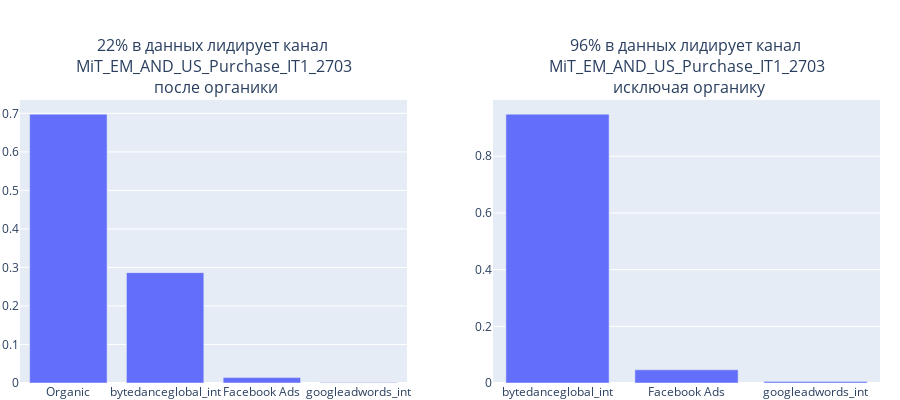

The notebook cell saved with this chart:
### Code cell
# Построим график в plotly 


# С учетом органики
df1 = geo_daily_report_sql.media_source.value_counts(normalize=True).reset_index()

# Без учета органики
df2 = geo_daily_report_sql.query('media_source != "Organic"').media_source.value_counts(normalize=True).reset_index()

fig1 = px.bar(df1.loc[:5],             
             x='index', 
             y='media_source'
             )

fig2 = px.bar(df2.loc[:5],             
             x='index', 
             y='media_source'
             )

fig = make_subplots(rows=1, 
                    cols=2, 
                    
                    subplot_titles=('22% в данных лидирует канал <br> MiT_EM_AND_US_Purchase_IT1_2703 <br> после органики', 
                                    '96% в данных лидирует канал <br> MiT_EM_AND_US_Purchase_IT1_2703 <br> исключая органику')
                   )

fig.add_trace(fig1['data'][0], row=1, col=1)
fig.add_trace(fig2['data'][0], row=1, col=2)

fig.update_layout(width=900, 
                  height=400, 
                  margin=dict(l=20, r=20, t=100, b=0),
)

fig.show()

### Figure 1 — Plotly figure (JSON) as saved in the notebook; plotly's stock layout.template omitted (floating-point values rounded to 4 significant figures)
{"data": [{"alignmentgroup": "True", "hovertemplate": "index=%{x}<br>media_source=%{y}<extra></extra>", "legendgroup": "", "marker": {"color": "#636efa", "pattern": {"shape": ""}}, "name": "", "offsetgroup": "", "orientation": "v", "showlegend": false, "textposition": "auto", "type": "bar", "x": ["Organic", "bytedanceglobal_int", "Facebook Ads", "googleadwords_int"], "xaxis": "x", "y": [0.698, 0.2865, 0.01402, 0.001524], "yaxis": "y"}, {"alignmentgroup": "True", "hovertemplate": "index=%{x}<br>media_source=%{y}<extra></extra>", "legendgroup": "", "marker": {"color": "#636efa", "pattern": {"shape": ""}}, "name": "", "offsetgroup": "", "orientation": "v", "showlegend": false, "textposition": "auto", "type": "bar", "x": ["bytedanceglobal_int", "Facebook Ads", "googleadwords_int"], "xaxis": "x2", "y": [0.9485, 0.04642, 0.005045], "yaxis": "y2"}], "layout": {"annotations": [{"font": {"size": 16}, "showarrow": false, "text": "22% в данных лидирует канал <br> MiT_EM_AND_US_Purchase_IT1_2703 <br> после органики", "x": 0.225, "xanchor": "center", "xref": "paper", "y": 1, "yanchor": "bottom", "yref": "paper"}, {"font": {"size": 16}, "showarrow": false, "text": "96% в данных лидирует канал <br> MiT_EM_AND_US_Purchase_IT1_2703 <br> исключая органику", "x": 0.775, "xanchor": "center", "xref": "paper", "y": 1, "yanchor": "bottom", "yref": "paper"}], "height": 400, "margin": {"b": 0, "l": 20, "r": 20, "t": 100}, "width": 900, "xaxis": {"anchor": "y", "domain": [0, 0.45]}, "xaxis2": {"anchor": "y2", "domain": [0.55, 1]}, "yaxis": {"anchor": "x", "domain": [0, 1]}, "yaxis2": {"anchor": "x2", "domain": [0, 1]}}}
